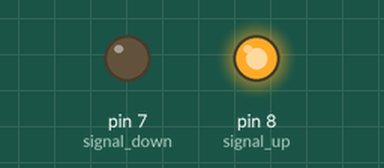
Simulated run of this sketch. Board: Arduino Uno, built with avr-gcc and run on an emulated ATmega328P. Parts: output pins drawn as LEDs (lit = HIGH).

Above: at 2.7 s.
At 22.7 s:
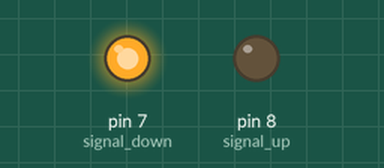
At 32.7 s:
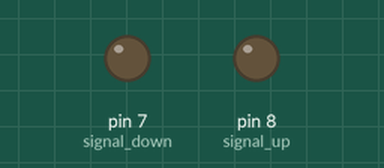
Timing chart, 0 to 52.2 s (numbered marks = the images above):
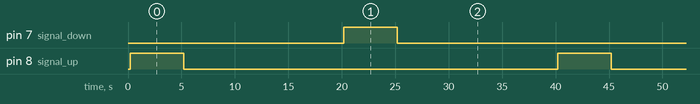

Measured:
- by itself, pin 7 (signal_down), pin 8 (signal_up): alternates HIGH for 5.0 s and LOW for 35.0 s
- by itself, everything shown: repeats every 40.0 s, in 4 steps

The sketch:

LiftMotorSimpleTime.ino
```cpp
//Trent Chipman 7/12/24

//This will just go up and down for a specified amount of seconds (set_stroke_time)
//and for a given amount of total cycles (set_cycle_amount)


//Two digital signals propogate through two relays each to switch AC source
//which connects to required pins to make motor go up and down
//The signals are from pins 7 and 8, named signal_up and signal_down
//Which can be set High or Low to turn on and off that relay
//Only one of these should be on at a time

//If anyone edits this you should make sure to use the redundancy safety method
//of turning off the other relay right before you turn on a given relay
//its probably also smart to have a short time when both relays are off
//before switching motor direction. I implemented this: turning off both relays,
//and waiting 1 second(switch_wait_time), then turning on next relay.

/************************************/
//These can be changed
//milliseconds 5000 = 5 seconds
//Don't set any of these to 0
const unsigned long set_stroke_time = 5000;
const int switch_wait_time = 15000;
const int set_cycle_amount = 1000;
/************************************/

int mode = 1;
unsigned long seconds;
int cycle_amount = 0;
float minutes;

// constants Used here to set pin numbers
const int signal_up =  8;
const int signal_down =  7;

// Variables will change:
//int upState = LOW; //Up/Down state
//int downState = LOW;

// Generally, you should use "unsigned long" for variables that hold time
// The value will quickly become too large for an int to store
unsigned long previousMillis = 0;        // will store last time LED was updated
unsigned long currentMillis  = 0;
unsigned long previousStrokeMillis = 0;
// constants won't change:
const long interval = 1000;


void setup() {
  //initialize outputs and start LOW
  pinMode(signal_up, OUTPUT);
  pinMode(signal_down, OUTPUT);
  digitalWrite(signal_up, LOW);
  digitalWrite(signal_down, LOW);
  delay(200);

  // initialize serial communication at 9600 bits per second:
  //Serial.begin(9600);
  // make the pushbutton's pin an input:
  //pinMode(decoder, INPUT);
  previousMillis = millis();
  previousStrokeMillis = previousMillis;
}

void loop() {
  if(cycle_amount >= set_cycle_amount){
    //total cycles reached
    //turn off
    digitalWrite(signal_up, LOW);
    digitalWrite(signal_down, LOW);
    //If you want logic for it to wait and then keep going after it cooled
    //cycle_amount = 0; //also get rid of return
    //currentMillis = millis();
    //if((currentMillis - previousStrokeMillis) >= cool_time)
  }else{
  //go up
  digitalWrite(signal_down, LOW);
  digitalWrite(signal_up, HIGH);
  delay(set_stroke_time);

  //turn off both
  digitalWrite(signal_down, LOW);
  digitalWrite(signal_up, LOW);
  //wait and then turn back on
  delay(switch_wait_time);

  //go down
  digitalWrite(signal_up, LOW);
  digitalWrite(signal_down, HIGH);
  delay(set_stroke_time);
  cycle_amount +=1;

  //turn off both
  digitalWrite(signal_down, LOW);
  digitalWrite(signal_up, LOW);
  //wait and then turn back on
  delay(switch_wait_time);
  }
}
```
